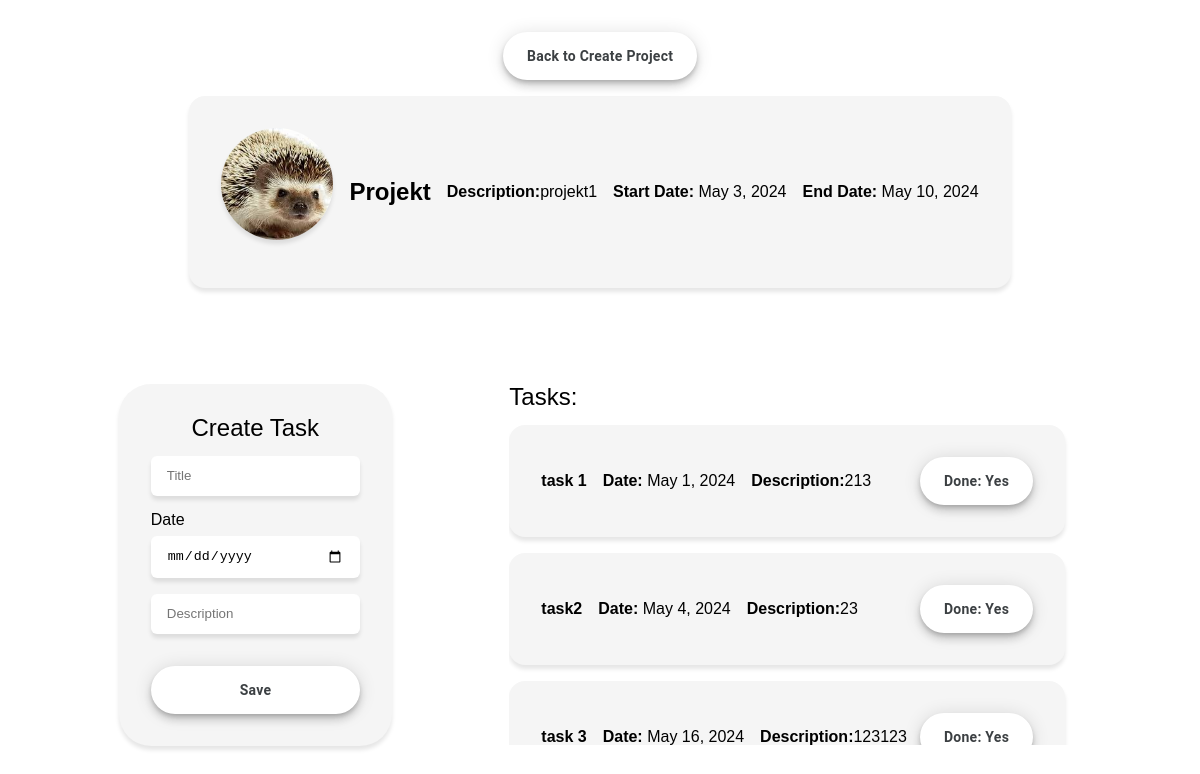
The page /project/1/ on the database as committed earlier.
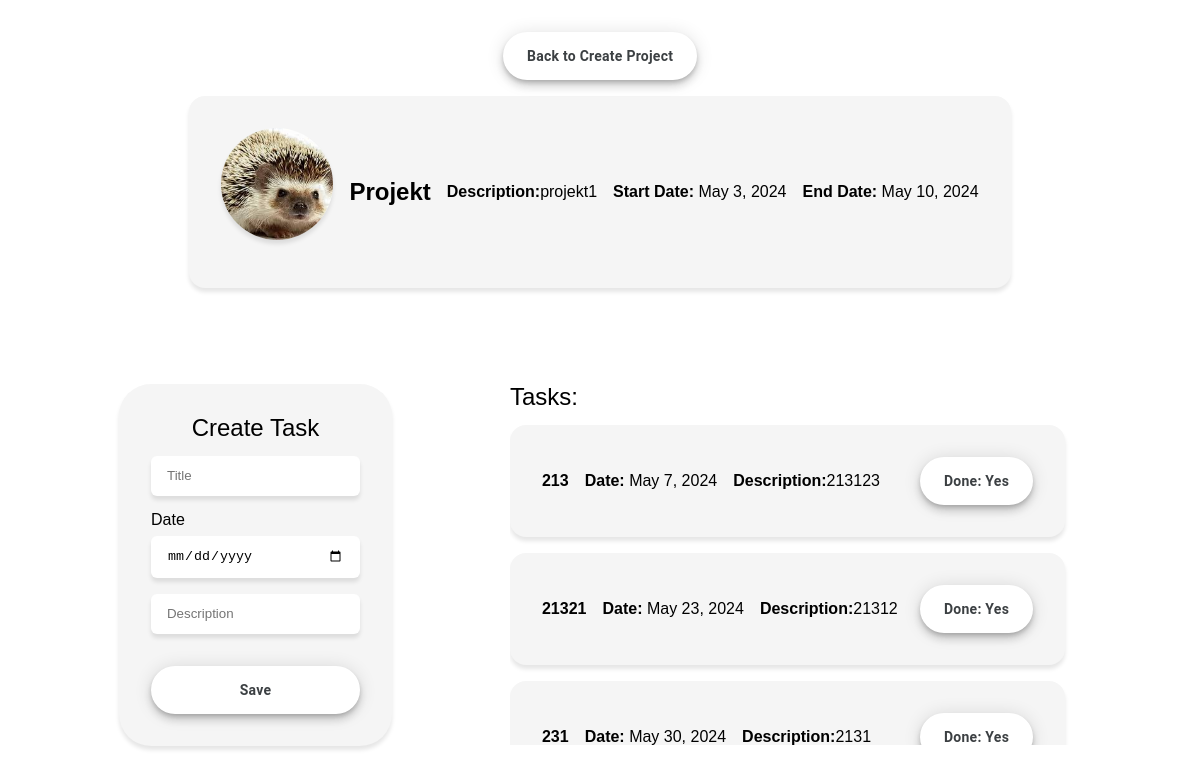
The same page on the database as committed later.
### www/models.py (models this page shows, shortened)
class Project(models.Model):
    title = models.CharField(max_length=50)
    description = models.TextField(max_length=100)
    start_date = models.DateField()
    end_date = models.DateField()
    photo = models.ImageField(upload_to='images')

class Task(models.Model):
    title = models.CharField(max_length=50)
    description = models.TextField(max_length=100)
    date = models.DateField()
    project = models.ForeignKey(Project, on_delete=models.CASCADE)

### www/views.py (the view)
# urls.py: path('project/<int:project_id>/', views.project_detail, name='project_detail'),
def project_detail(request, project_id):
    project = get_object_or_404(Project, id=project_id)
    task_list = Task.objects.filter(project=project)
    if request.method == 'POST':
        form = TaskForm(request.POST)
        if form.is_valid():
            task = form.save(commit=False)
            task.project = project
            task.save()
            return redirect('project_detail', project_id=project.id)
    else:
        form = TaskForm()
    return render(request, 'www/project_detail.html', {'task_form': form, 'project': project, 'task_list': task_list})

### www/forms.py
class TaskForm(forms.ModelForm):
    title = forms.CharField(max_length=50, widget=forms.TextInput(attrs={'placeholder': 'Title'}))
    description = forms.CharField(max_length=100, widget=forms.TextInput(attrs={'placeholder': 'Description'}))
    date = forms.DateField(widget=forms.DateInput(attrs={'type': 'date', 'placeholder': 'Date'}))
    class Meta:
        model = Task
        fields = ['title', 'description', 'date']

### www/templates/www/project_detail.html (shortened to what this page needs)
<!DOCTYPE html>
<html lang="en">
<head>
    {% load static %}
    <link rel="stylesheet" href="{% static 'project_detail.css' %}">
    <link rel="stylesheet" href="{% static 'reset.css' %}">
</head>
<body>
    <header class="header">
        <div class="container">
        <a href="{%url 'index' %}"><button>Back to Create Project</button></a>
        </div>
    </header>
    <section class="project_detail">
        <div class="container">
            <div class="project">
                <img class="photo" src="{{ project.photo.url }}" alt="{{ project.title }}" width="100">
                <h2>{{ project.title }}</h2>
                <p><span>Description:</span>{{ project.description }}</p>
                <p><span>Start Date:</span> {{ project.start_date }}</p>
                <p><span>End Date:</span> {{ project.end_date }}</p>
            </div>
        </div>
    </section>
    <section class="tasks_section">
        <div class="container">
            <form class="task_form" method="post" enctype="multipart/form-data">
                <h2>Create Task</h2>
                {{ task_form.title }}
                <label>Date</label>
                {{ task_form.date }}
                {{ task_form.description }}
                <button type="submit">Save</button>
            </form>
            <div class="tasks">
                <h2>Tasks:</h2>
                <div class="tasks_list">
                    {% for task in task_list %}
                        <div class="task">
                            <div class="task_data">
                                <h2><span>{{ task.title }}</span></h2>
                                <p><span>Date:</span> {{ task.date }}</p>
                                <p class="description"><span>Description:</span>{{ task.description }}</p>
                            </div>
                            <form class="done" method="post" action="{% url 'done' %}">
                                {% if task.done_set.exists %}
                                <button type="submit">Done: Yes</button>
                                {% else %}
                                <button type="submit">Done: No</button>
                                {% endif %}
                            </form>
                        </div>
                    {% endfor %}
                </div>
            </div>
        </div>
    </section>
</body>
</html>

### static/project_detail.css (style rules this page uses)
.header { display: flex; justify-content: center; align-items: center; }
.project_detail { display: flex; justify-content: center; align-items: center; }
.project { display: flex; align-items: center; text-decoration: none; color : #000; background-color: #f5f5f5; border-radius: 1rem; padding: 2rem; margin: 1rem 0; box-shadow: 0px 4px 4px rgba(0, 0, 0, 0.1); }
.project > h2 { text-align: center; font-weight: bold; margin-left: 1rem; font-size: 1.5rem; }
.project > p { margin-left: 1rem; }
.photo { width: 7rem; height: 7rem; border-radius: 50%; object-fit: cover; margin-bottom:1rem ; box-shadow: 0px 4px 4px rgba(0, 0, 0, 0.1); align-self: center; }
.tasks_section { display: flex; justify-content: center; padding: 5rem 0; }
.tasks_section > .container { justify-content: space-around; }
.task_form { padding: 2rem; background-color: #f5f5f5; border-radius: 2rem; box-shadow: 0px 4px 4px rgba(0, 0, 0, 0.1); }
.task_form > h2 { font-size: 1.5rem; text-align: center; }
.tasks > h2 { font-size: 1.5rem; }
.tasks_list { height: 40vh; overflow: auto; margin-top: 1rem; }
.task { display: flex; flex-direction: row; justify-content: space-between; align-items: center; text-decoration: none; color : #000; background-color: #f5f5f5; border-radius: 1rem; padding: 2rem; margin-bottom: 1rem; margin-right:1rem ; box-shadow: 0px 4px 4px rgba(0, 0, 0, 0.1); }
.task_data { display: flex; align-items: center; }
.task_data > p { margin-left: 1rem; }
.description { width: 10rem; white-space: normal; word-wrap: break-word; }
.done > button { margin-top: 0; }

Rows that differ between the two databases and show on the page:
removed Task: title "task 1", date "May 1, 2024", description "213", shows "Done: Yes"
removed Task: title "task2", date "May 4, 2024", description "23", shows "Done: Yes"
removed Task: title "task 3", date "May 16, 2024", description "123123", shows "Done: Yes"
added Task: title "213", date "May 7, 2024", description "213123", shows "Done: Yes"
added Task: title "21321", date "May 23, 2024", description "21312", shows "Done: Yes"
added Task: title "231", date "May 30, 2024", description "2131", shows "Done: Yes"
